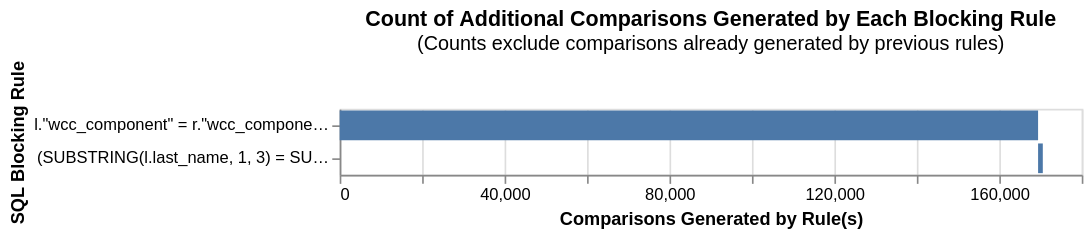

Source (notebook cell):
### Code cell
from splink.blocking_analysis import (
    cumulative_comparisons_to_be_scored_from_blocking_rules_chart,
)

blocking_rules = [
    block_on("wcc_component"),
    block_on("substr(last_name, 1, 3)", "substr(first_name, 1, 2)"),

    
]


cumulative_comparisons_to_be_scored_from_blocking_rules_chart(
    table_or_tables=identities_df,
    blocking_rules=blocking_rules,
    db_api=db_api,
    link_type="dedupe_only",
)

### Figure 1 — Vega-Lite specification as saved in the notebook (floating-point values rounded to 4 significant figures)
{"config": {"view": {"continuousWidth": 300, "continuousHeight": 300}}, "data": {"name": "data-8b0fb2e8674de8b5604d1cb77b9db4bf"}, "mark": "bar", "encoding": {"order": {"field": "cumulative_rows"}, "tooltip": [{"field": "blocking_rule", "title": "SQL Condition", "type": "nominal"}, {"field": "row_count", "format": ",", "title": "Comparisons Generated", "type": "quantitative"}, {"field": "cumulative_rows", "format": ",", "title": "Cumulative Comparisons", "type": "quantitative"}, {"field": "cartesian", "format": ",", "title": "Total comparisons in Cartesian product", "type": "quantitative"}], "x": {"field": "start", "title": "Comparisons Generated by Rule(s)", "type": "quantitative"}, "x2": {"field": "cumulative_rows"}, "y": {"field": "blocking_rule", "sort": ["-x2"], "title": "SQL Blocking Rule"}}, "height": {"step": 20}, "title": {"text": "Count of Additional Comparisons Generated by Each Blocking Rule", "subtitle": "(Counts exclude comparisons already generated by previous rules)"}, "width": 450, "$schema": "https://vega.github.io/schema/vega-lite/v5.9.3.json", "datasets": {"data-8b0fb2e8674de8b5604d1cb77b9db4bf": [{"blocking_rule": "l.\"wcc_component\" = r.\"wcc_component\"", "row_count": 169409, "cumulative_rows": 169409, "cartesian": 20170776, "match_key": "0", "start": 0}, {"blocking_rule": "(SUBSTRING(l.last_name, 1, 3) = SUBSTRING(r.last_name, 1, 3)) AND (SUBSTRING(l.first_name, 1, 2) = SUBSTRING(r.first_name, 1, 2))", "row_count": 1146, "cumulative_rows": 170555, "cartesian": 20170776, "match_key": "1", "start": 169409}]}}
